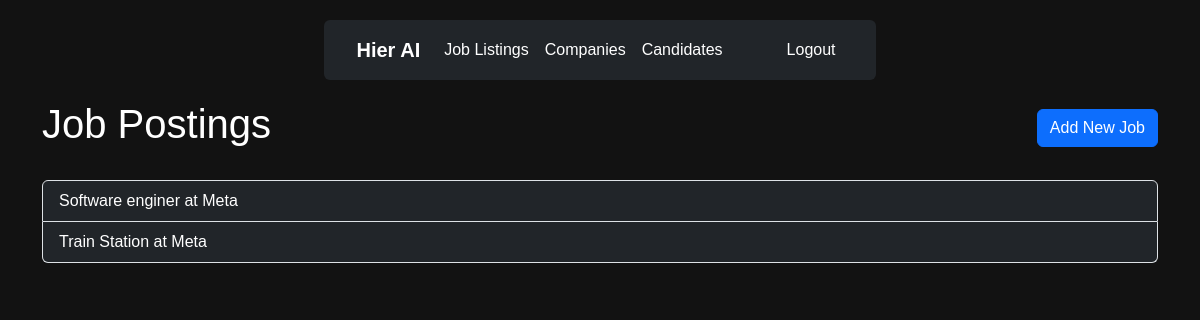
The page /jobpostings/ (signed in) on the database its author committed.
### main/models.py (models this page shows, shortened)
class JobPosting(models.Model):
    company = models.ForeignKey(Company, on_delete=models.CASCADE, related_name='job_postings')
    title = models.CharField(max_length=255)
    description = models.TextField()
    created_at = models.DateTimeField(auto_now_add=True)
    updated_at = models.DateTimeField(auto_now=True)

class Company(models.Model):
    name = models.CharField(max_length=255)
    description = models.TextField()
    user = models.OneToOneField(CustomUser, on_delete=models.CASCADE)  # Связь с пользователями
    culture_values = models.TextField(null=True, blank=True)
    website = models.URLField(null=True, blank=True)
    social_media_links = models.JSONField(null=True, blank=True, default=dict)  # Ссылки на соцсети
    created_at = models.DateTimeField(auto_now_add=True)
    updated_at = models.DateTimeField(auto_now=True)

### main/views.py (the view)
# urls.py: path('jobpostings/', JobPostingListView.as_view(), name='jobposting-list'),
class JobPostingListView(ListView):
    model = JobPosting
    template_name = 'jobposting/jobposting_list.html'

### main/templates/jobposting/jobposting_list.html (shortened to what this page needs)
{% extends 'layouts/navbar.html' %}
{% load bootstrap5 %}
{% block content %}
<div class="d-flex justify-content-between align-items-center mb-4">
    <h1>Job Postings</h1>
    {% if user.is_authenticated and user.custom_user.role == "company"%}
        <a href="{% url 'jobposting-create' %}" class="btn btn-primary">Add New Job</a>
    {% endif%}
</div>
<div class="list-group">
    {% for jobposting in object_list %}
    <a href="{% url 'jobposting-detail' jobposting.pk %}" class="list-group-item list-group-item-action bg-dark text-white">
        {{ jobposting.title }} at {{ jobposting.company.name }}
    </a>
    {% endfor %}
</div>
{% endblock %}

### static/css/styles.css (style rules this page uses)
body { font-family: Arial, sans-serif; }
h1, h2, h3, h4, h5, h6 { color: #fff; }
.btn-primary { background-color: #007bff; border-color: #007bff; }
.list-group-item { background-color: #343a40; border-color: #343a40; }

### main/templates/layouts/navbar.html (style rules this page uses)
body { background-color: #121212; color: #ffffff; font-family: Arial, sans-serif; text-align: center; }

### rows shown on the page
JobPosting: title "Software enginer", company.name "Meta"
JobPosting: title "Train Station", company.name "Meta"
